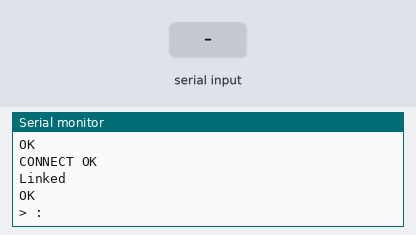
Simulated run of this sketch. Board: Arduino Uno, built with avr-gcc and run on an emulated ATmega328P. Shown: the last lines printed to the serial monitor. Inputs (shaded band) come from the test bench. The modem accepts every AT command (registered, SIM ready, sends succeed) and sends nothing else.

Above: at 17.2 s.
17.3 s: ":" received over the second serial link
18.8 s: "1" received over the second serial link
At 20.8 s:
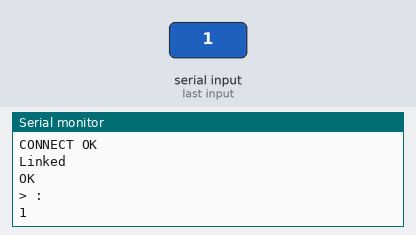
21.5 s: ":" received over the second serial link
At 21.9 s:
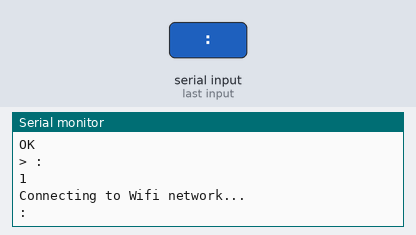

The sketch:

temp.ino
```cpp
#include "Connection.h"

#define CYCLE_DURATION 10000 // ms -> 10s

long start;
const int PIN_temperature = A0;

void setup()
{
  Serial.begin(9600);
  start = millis();
  ESP_chip Esp01; // Handle ESP-01 methods
  Esp01.connect_wifi();
}

void loop()
{
  ESP_chip Esp01; // Handle ESP-01 methods
  Esp01.readSerial();

  if (millis() - start > CYCLE_DURATION)
  {
    int value = analogRead(PIN_temperature);
    value = (value*50000) / 1023;

    Esp01.send_GET(value);
    start = millis();
  }
}
```

Connection.h
```cpp
#include <SoftwareSerial.h>
#include "CustomStringMethods.h"

struct ESP_chip {

  SoftwareSerial _espSerial =  SoftwareSerial(2,3);
  char inputbuffer[100];

  boolean _debug=true;
  int _index = 0;
  bool _saveLetter = false;

  void connect_wifi();
  void disconnect_wifi();

  boolean waitForResponse(char* target,  int timeout);
  void clearESP_buffer(int timeout);
  void readSerial();
  void send_GET(int tempAmount);
  void executeCommand();

  ESP_chip()
  {
    _espSerial.begin(115200);
  }

 };

////////////////////////////////////////////////////////////////////////////////////////////////////////////////////

void ESP_chip::connect_wifi()
{
  Serial.println("Connecting to Wifi network...");
  clearESP_buffer(1000);
  _espSerial.println("AT+GMR");
  waitForResponse("OK",1000);

  _espSerial.println("AT+CWMODE=1");  // 1=STATION, 2=ACCESS POINT, 3=BOTH
  waitForResponse("OK",1000);

  //--- connect
  _espSerial.println("AT+CWJAP=\"AndroidAP\",\"ywgn9923\"");
  waitForResponse("OK",10000);

  _espSerial.println("AT+CIPMUX=1");         // configure for multiple connections
  waitForResponse("OK",1000);

  _espSerial.println("AT+CWSAP?");         // Show ESP-01 IP
 waitForResponse("OK",1000);

  _espSerial.println("AT+CIPSERVER=1,80");
  waitForResponse("OK",1000);

}

///////////////////////////////////////////////////////////////////////////////////////////////////////////////////////

void ESP_chip::disconnect_wifi()
{
  // TODO
}

///////////////////////////////////////////////////////////////////////////////////////////////////////////////////////

boolean ESP_chip::waitForResponse(char* target,  int timeout)
{
  boolean match = false;
  boolean rValue = false;
  int index = 0;
  unsigned long start = millis();
  char a;

  while (millis() - start < timeout)
  {
    while (_espSerial.available())
    {
      a = _espSerial.read();
      if (_debug) Serial.print(a);

      if (target[index] == a) { match = true; index++; }
      else { match = false; index = 0; }
    }

    if (match) { rValue = true; break; }
  }

  Serial.println("");

  return rValue;
}

//////////////////////////////////////////////////////////////////////////////////////////////////////////////////////////

void ESP_chip::clearESP_buffer(int timeout)
{
    long t=millis();
    char c;

    while (t+timeout>millis())
    {
      if (_espSerial.available()){
        c=_espSerial.read();
        if (_debug) Serial.print(c);
      }
    }
}

//////////////////////////////////////////////////////////////////////////////////////////////////////////////////////////

void ESP_chip::readSerial()
{
  int incomingByte = 0;

  if (_espSerial.available())
  {
    delay(1);

    incomingByte = _espSerial.read();
    inputbuffer[_index] = incomingByte;

    if (_saveLetter) _index++;
    if (inputbuffer[_index] == ':') _saveLetter = true;
  }
  else if (_saveLetter == true)
  {
    inputbuffer[_index + 1] = '\0';
    _saveLetter = false;
    _index = 0;
    Serial.print("Command received: ");
    Serial.println(inputbuffer);

    executeCommand();
  }

}

//////////////////////////////////////////////////////////////////////////////////////////////////////////////////////////////

void ESP_chip::send_GET(int sensorData)
{
  int string_length;
  char message[100];
  charArrayMethods cMet;

  string_length = cMet.createGetMessage(message, sensorData);

  _espSerial.println("AT+CIPSTART=0,\"TCP\",\"3.140.78.112\",80");
  waitForResponse("OK",1000);

  _espSerial.print("AT+CIPSEND=0,");
  _espSerial.println(string_length+4); // needs extra 4 because \r\n in the end
  waitForResponse("OK",1000);

  _espSerial.println(message);  // 20
  _espSerial.println(); // end HTTP header
  delay(2000);

  _espSerial.println("AT+CIPCLOSE=0");
  waitForResponse("OK",1000);
}

///////////////////////////////////////////////////////////////////////////////////////////////////////////////////////////////

void ESP_chip::executeCommand()
{
  charArrayMethods cMet;
  if (cMet.isMatch(inputbuffer, "TEMP"))
  {
    send_GET(1.0);
  }
}
```

CustomStringMethods.h
```cpp
struct charArrayMethods
{
  void getData(char* input);
  boolean isMatch(char* input, char* command);
  int createGetMessage(char* message, int sensorData); // returns message length
};

////////////////////////////////////////////////////////////////////////////////////////////////////////////////////

void charArrayMethods::getData(char* input)
{
  Serial.println("Edit char array"); // TODO
}

////////////////////////////////////////////////////////////////////////////////////////////////////////////////////

boolean charArrayMethods::isMatch(char* input, char* command)
{
  int index = 0;

  while (command[index] != '\0')
  {
    if (command[index] == input[index]) continue;
    else return false;

    index++;
  }
  return true;
}

///////////////////////////////////////////////////////////////////////////////////////////////////////////////////////

int charArrayMethods::createGetMessage(char* message, int sensorData)
{
  int string_length = 0;
  char int_array[4];

  sprintf(int_array, "%d", sensorData);

  strcpy(message,"GET /update?");

  strcat(message,"sensor=");
  strcat(message,int_array);

  strcat(message," HTTP/1.1\r\n");

  return strlen(message);
}
```

Measured:
- after the input at 18.8 s, the serial monitor: prints a new line after 1.2 s (image 1)
- after the input at 21.5 s, the serial monitor: prints a new line at once (image 2)
